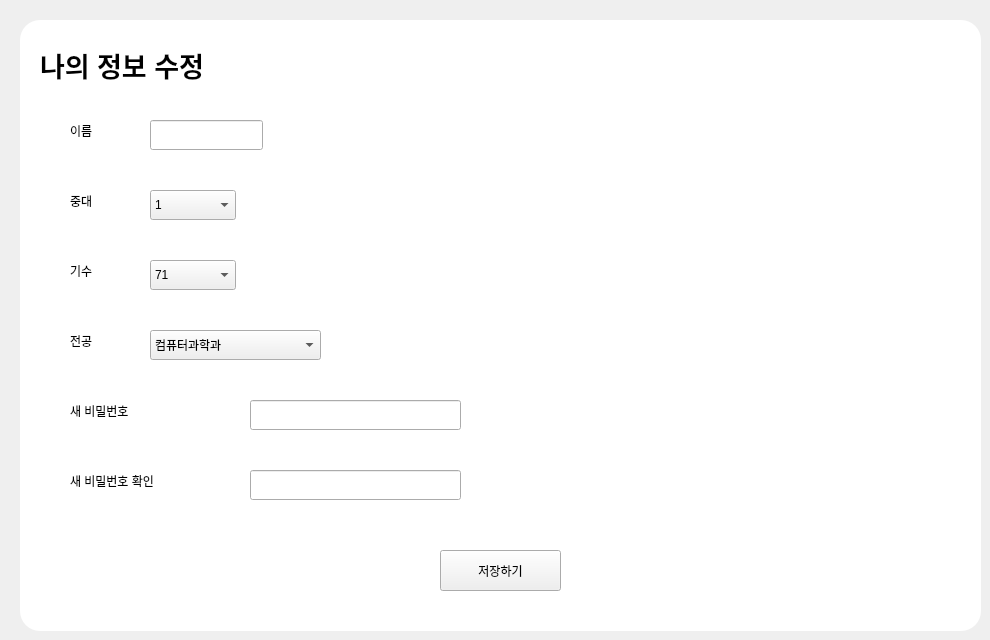
   <widget class="QWidget" name="page_4">
    <widget class="QLabel" name="label_13">
     <property name="geometry">
      <rect>
       <x>20</x>
       <y>20</y>
       <width>961</width>
       <height>611</height>
      </rect>
     </property>
     <property name="styleSheet">
      <string notr="true">border-radius:20px;
background-color:rgb(255, 255, 255)</string>
     </property>
     <property name="text">
      <string/>
     </property>
    </widget>
    <widget class="QLabel" name="label">
     <property name="geometry">
      <rect>
       <x>40</x>
       <y>40</y>
       <width>211</width>
       <height>51</height>
      </rect>
     </property>
     <property name="styleSheet">
      <string notr="true">font: 29 20pt &quot;Noto Sans CJK HK DemiLight&quot;;
background-color: rgb(255, 255, 255);</string>
     </property>
     <property name="text">
      <string>&lt;html&gt;&lt;head/&gt;&lt;body&gt;&lt;p&gt;&lt;span style=&quot; font-size:20pt; font-weight:600;&quot;&gt;나의 정보 수정&lt;/span&gt;&lt;/p&gt;&lt;/body&gt;&lt;/html&gt;</string>
     </property>
    </widget>
    <widget class="QLabel" name="label_4">
     <property name="geometry">
      <rect>
       <x>70</x>
       <y>120</y>
       <width>51</width>
       <height>22</height>
      </rect>
     </property>
     <property name="styleSheet">
      <string notr="true">font: 29 16pt &quot;Noto Sans CJK HK DemiLight&quot;;
background-color: rgb(255, 255, 255);</string>
     </property>
     <property name="text">
      <string>이름</string>
     </property>
    </widget>
    <widget class="QLabel" name="label_5">
     <property name="geometry">
      <rect>
       <x>70</x>
       <y>190</y>
       <width>51</width>
       <height>22</height>
      </rect>
     </property>
     <property name="styleSheet">
      <string notr="true">font: 29 16pt &quot;Noto Sans CJK HK DemiLight&quot;;
background-color: rgb(255, 255, 255);</string>
     </property>
     <property name="text">
      <string>중대</string>
     </property>
    </widget>
    <widget class="QLabel" name="label_8">
     <property name="geometry">
      <rect>
       <x>70</x>
       <y>260</y>
       <width>51</width>
       <height>22</height>
      </rect>
     </property>
     <property name="styleSheet">
      <string notr="true">font: 29 16pt &quot;Noto Sans CJK HK DemiLight&quot;;
background-color: rgb(255, 255, 255);</string>
     </property>
     <property name="text">
      <string>기수</string>
     </property>
    </widget>
    <widget class="QLabel" name="label_9">
     <property name="geometry">
      <rect>
       <x>70</x>
       <y>330</y>
       <width>51</width>
       <height>22</height>
      </rect>
     </property>
     <property name="styleSheet">
      <string notr="true">font: 29 16pt &quot;Noto Sans CJK HK DemiLight&quot;;
background-color: rgb(255, 255, 255);</string>
     </property>
     <property name="text">
      <string>전공</string>
     </property>
    </widget>
    <widget class="QLabel" name="label_10">
     <property name="geometry">
      <rect>
       <x>70</x>
       <y>400</y>
       <width>131</width>
       <height>22</height>
      </rect>
     </property>
     <property name="styleSheet">
      <string notr="true">font: 29 16pt &quot;Noto Sans CJK HK DemiLight&quot;;
background-color: rgb(255, 255, 255);</string>
     </property>
     <property name="text">
      <string>새 비밀번호</string>
     </property>
    </widget>
    <widget class="QLabel" name="label_12">
     <property name="geometry">
      <rect>
       <x>70</x>
       <y>470</y>
       <width>161</width>
       <height>22</height>
      </rect>
     </property>
     <property name="styleSheet">
      <string notr="true">background-color: rgb(255, 255, 255);
font: 29 16pt &quot;Noto Sans CJK HK DemiLight&quot;;</string>
     </property>
     <property name="text">
      <string>새 비밀번호 확인</string>
     </property>
    </widget>
    <widget class="QPushButton" name="pushButton_3">
     <property name="geometry">
      <rect>
       <x>440</x>
       <y>550</y>
       <width>121</width>
       <height>41</height>
      </rect>
     </property>
     <property name="styleSheet">
      <string notr="true">font: 29 16pt &quot;Noto Sans CJK HK DemiLight&quot;;</string>
     </property>
     <property name="text">
      <string>저장하기</string>
     </property>
    </widget>
    <widget class="QComboBox" name="comboBox_12">
     <property name="geometry">
      <rect>
       <x>150</x>
       <y>190</y>
       <width>86</width>
       <height>30</height>
      </rect>
     </property>
     <property name="styleSheet">
      <string notr="true">font: 29 14pt &quot;Noto Sans CJK HK DemiLight&quot;;</string>
     </property>
     <item>
      <property name="text">
       <string>1</string>
      </property>
     </item>
     <item>
      <property name="text">
       <string>2</string>
      </property>
     </item>
     <item>
      <property name="text">
       <string>3</string>
      </property>
     </item>
     <item>
      <property name="text">
       <string>4</string>
      </property>
     </item>
     <item>
      <property name="text">
       <string>5</string>
      </property>
     </item>
     <item>
      <property name="text">
       <string>6</string>
      </property>
     </item>
     <item>
      <property name="text">
       <string>7</string>
      </property>
     </item>
     <item>
      <property name="text">
       <string>8</string>
      </property>
     </item>
    </widget>
    <widget class="QComboBox" name="comboBox_13">
     <property name="geometry">
      <rect>
       <x>150</x>
       <y>260</y>
       <width>86</width>
       <height>30</height>
      </rect>
     </property>
     <property name="styleSheet">
      <string notr="true">font: 29 14pt &quot;Noto Sans CJK HK DemiLight&quot;;</string>
     </property>
     <item>
      <property name="text">
       <string>71</string>
      </property>
     </item>
     <item>
      <property name="text">
       <string>72</string>
      </property>
     </item>
     <item>
      <property name="text">
       <string>73</string>
      </property>
     </item>
     <item>
      <property name="text">
       <string>74</string>
      </property>
     </item>
    </widget>
    <widget class="QLineEdit" name="lineEdit">
     <property name="geometry">
      <rect>
       <x>150</x>
       <y>120</y>
       <width>113</width>
       <height>30</height>
      </rect>
     </property>
     <property name="styleSheet">
      <string notr="true">font: 29 14pt &quot;Noto Sans CJK HK DemiLight&quot;;</string>
     </property>
    </widget>
    <widget class="QLineEdit" name="lineEdit_3">
     <property name="geometry">
      <rect>
       <x>250</x>
       <y>400</y>
       <width>211</width>
       <height>30</height>
      </rect>
     </property>
     <property name="styleSheet">
      <string notr="true">font: 29 14pt &quot;Noto Sans CJK HK DemiLight&quot;;</string>
     </property>
    </widget>
    <widget class="QLineEdit" name="lineEdit_4">
     <property name="geometry">
      <rect>
       <x>250</x>
       <y>470</y>
       <width>211</width>
       <height>30</height>
      </rect>
     </property>
     <property name="styleSheet">
      <string notr="true">font: 29 14pt &quot;Noto Sans CJK HK DemiLight&quot;;</string>
     </property>
    </widget>
    <widget class="QComboBox" name="comboBox_14">
     <property name="geometry">
      <rect>
       <x>150</x>
       <y>330</y>
       <width>171</width>
       <height>30</height>
      </rect>
     </property>
     <property name="styleSheet">
      <string notr="true">font: 29 14pt &quot;Noto Sans CJK HK DemiLight&quot;;</string>
     </property>
     <item>
      <property name="text">
       <string>컴퓨터과학과</string>
      </property>
     </item>
     <item>
      <property name="text">
       <string>항공우주공학과</string>
      </property>
     </item>
     <item>
      <property name="text">
       <string>기계공학과</string>
      </property>
     </item>
     <item>
      <property name="text">
       <string>시스템공학과</string>
      </property>
     </item>
     <item>
      <property name="text">
       <string>국제관계학과</string>
      </property>
     </item>
     <item>
      <property name="text">
       <string>국방경영학과</string>
      </property>
     </item>
     <item>
      <property name="text">
       <string>항공우주정책학과</string>
      </property>
     </item>
    </widget>
   </widget>
